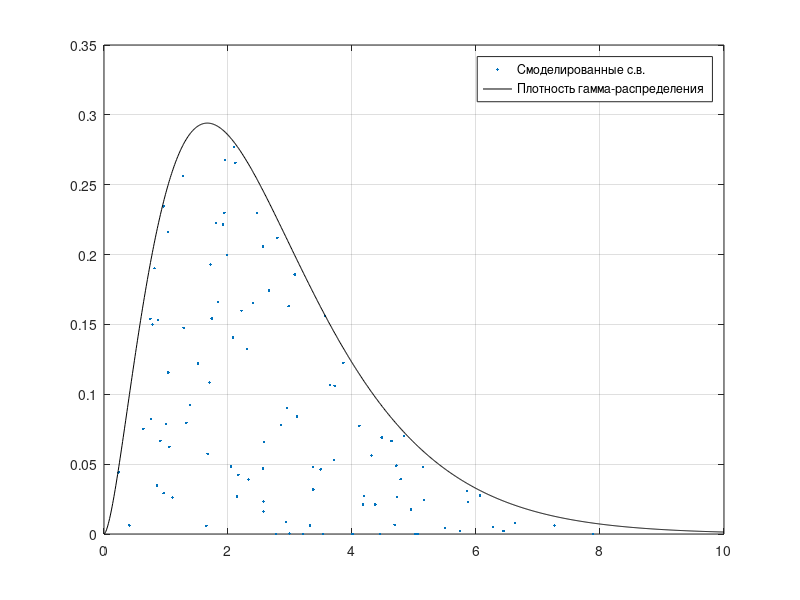
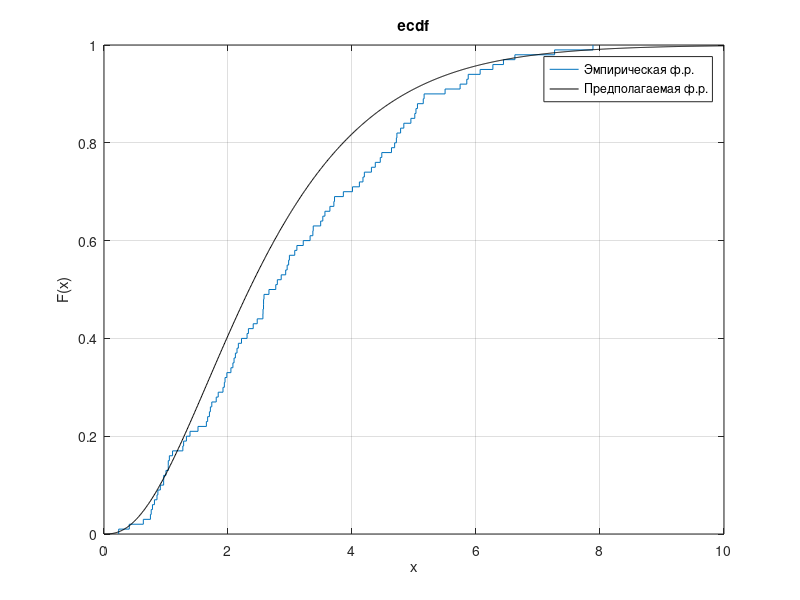

Recreate these plots in MATLAB, in order.
%Simulation of random variables
clc
close all
clear 

%Инициализация переменных 
N=100;
Xn=zeros(1,N);
Yn=zeros(1,N);
D=zeros(1,N);

%Задание const
c=0.66464;
b=0.52752;k=0.26041;x0=1.1294;
p_53=0.29411;
S=0.88023;S1=0.16608;
c1=0.146192;c2=0.225386;

%Моделирование Xn
for i=1:N
    Unx=rand; 
    if(Unx<=c1)
        Xn(i)=sqrt(1.27554*rand);
    end
    if((c1<Unx)&&(Unx<=c1+c2))
        Xn(i)=(2-x0)*rand+x0;
    end
    if(Unx>c1+c2)
       Unxt=rand; 
       if(Unxt<=0.4)
          Xn(i)=-log(rand)+2;
       end
       if ((0.4<Unxt)&&(Unxt<=0.8))
           Xn(i)=-log(rand*rand())+2;
       end
       if(Unxt>0.8)
           Xn(i)=-log(rand*rand*rand)+2;
       end
    end
end

%Моделирование Yn
for i=1:N
   Uny=rand();
    if (Xn(i)<=x0)&&(Uny <(2.55225*Xn(i)^(2/3)*exp(-Xn(i))))
        Yn(i)=Uny*k*Xn(i);
    end
    if (Xn(i)>x0 &&Xn(i)<=2 && Uny<(c/p_53)*Xn(i)^(5/3)*exp(-Xn(i)))
        Xn(i)=Xn(i);
        Yn(i)=Uny*p_53;
    end
    if (Xn(i)>2 && Uny<(c/b)*Xn(i)^(-1/3)) 
        Xn(i)=Xn(i);
        Yn(i)=Uny*b*Xn(i)^2*exp(-Xn(i));
    end
 
end

%Вывод графиков
figure(1)
plot(Xn,Yn,'.')
hold on 
x=0:0.01:10;
y1=gampdf(x,8/3,1);
plot(x,y1,'k')
hold off
grid on
legend('Смоделированные с.в.','Плотность гамма-распределения')

var=sort(Xn);
figure(2)
ecdf(var);
hold on 
x2=0:0.01:10;
y2=gamcdf(x2,8/3,1);
plot(x,y2,'k')
hold off
grid on
legend('Эмпирическая ф.р.','Предполагаемая ф.р.')

%Проверка гипотизы по критерию Колмогорова
for i=1:N
    D(1,i)=max(abs(gamcdf(var(i),8/3,1)-(i-1)/N),abs(i/N-gamcdf(var(i),8/3,1)));
end

D_Kolmogor=max(D)*sqrt(N)
